Frame 1 (no input): blank canvas, image omitted
Frame 60 (no input): blank canvas, image omitted
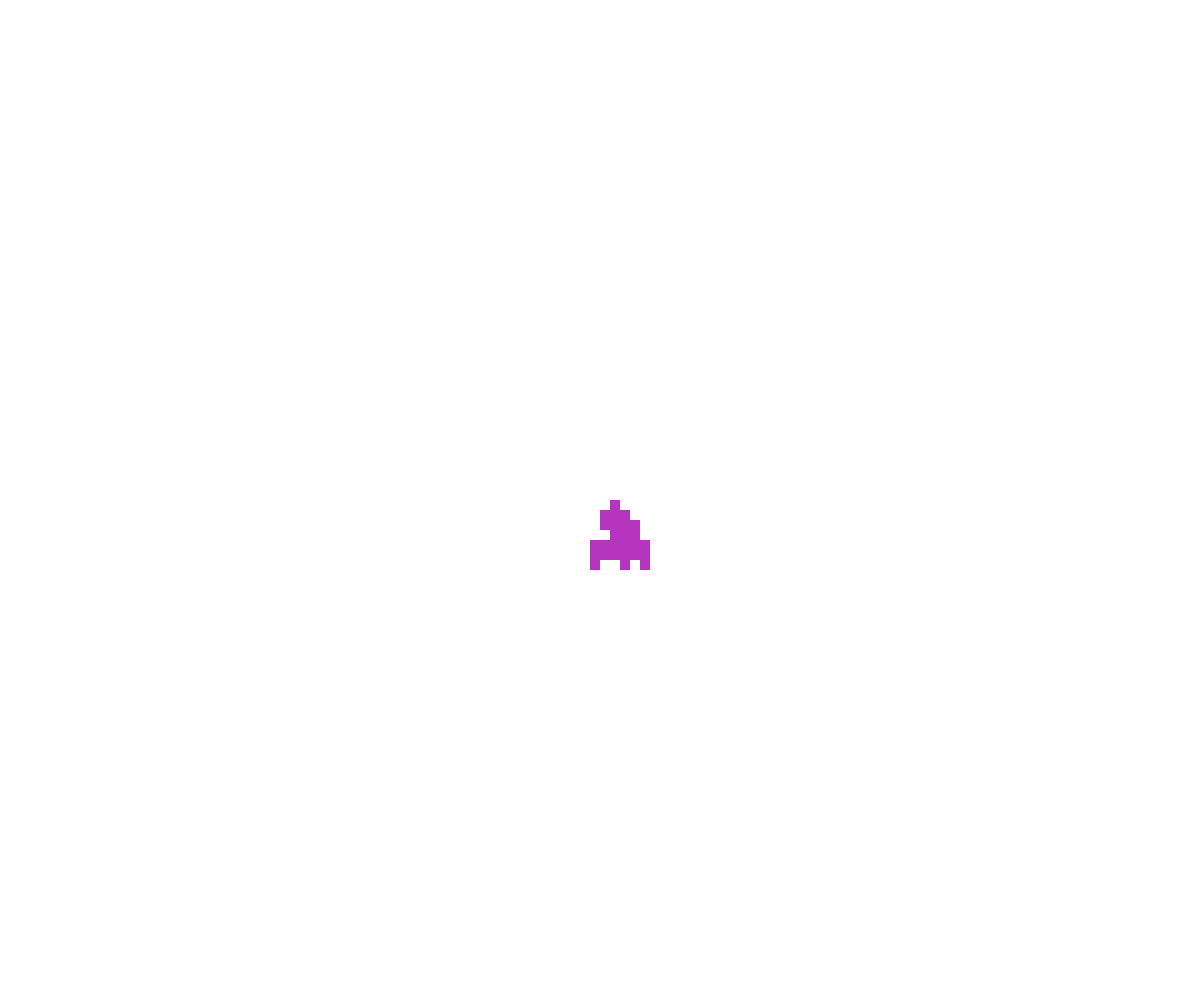
Frame 120 (the mouse pressed at the canvas centre since frame 60)

The p5.js sketch whose frames 1 and 60 were blank and that drew this single picture after the mouse press (run headless with seeded random() and noise() and a simulated clock; from frame 60 on, the mouse is pressed at the canvas centre):

// p5.js sketch
// ── sketch.js
// walker OOP demo

let theWalkers = [];

class Walker {
  constructor(x, y, color){
    this.x = x;
    this.y = y;
    this.color = color;
    this.box = 10;
    this.speed = 10;
  }
  
  display(){
    noStroke();
    fill(this.color);
    rect(this.x, this.y, this.box, this.box);
  }
  
  move(){
    let choice = random(0, 100);
    
    if(choice < 25){
      //up
      this.y -= this.speed;
    }
    else if(choice < 50){
      //down
      this.y += this.speed;
    }
    else if(choice < 75){
      //left
      this.x -= this.speed;
    }
    else{
      //right
      this.x += this.speed;
    }
  }
}

let ro = new Walker(200, 400, "green");
let noor = new Walker(400, 200, "red");


function setup() {
  createCanvas(windowWidth, windowHeight);
}

function draw() {
  // ro.move();
  // noor.move();
  // ro.display();
  // noor.display();

  for(let myWalker of theWalkers){
    myWalker.move();
    myWalker.display();
  }

}

function spawnWalker(x, y){
  let r = random(255);
  let g = random(255);
  let b = random(255);
  let someColor = color(r, g, b);
  let someWalker = new Walker(x, y, someColor);
  theWalkers.push(someWalker);
}

function mousePressed(){
  spawnWalker(mouseX, mouseY);
}
